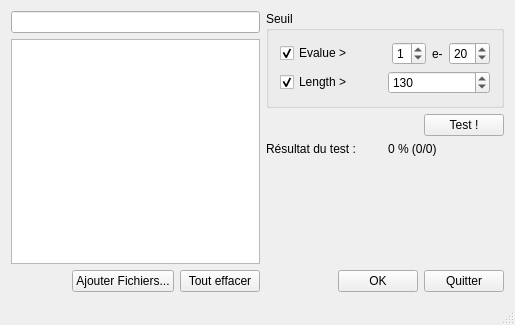
<?xml version="1.0" encoding="UTF-8"?>
<ui version="4.0">
 <class>MainWindow</class>
 <widget class="QMainWindow" name="MainWindow">
  <property name="geometry">
   <rect>
    <x>0</x>
    <y>0</y>
    <width>515</width>
    <height>325</height>
   </rect>
  </property>
  <property name="windowTitle">
   <string>BioInfo Extracteur et Réorganisateur d'Echantillons</string>
  </property>
  <widget class="QWidget" name="centralWidget">
   <layout class="QGridLayout" name="gridLayout_2">
    <item row="0" column="0">
     <layout class="QVBoxLayout" name="verticalLayout_2">
      <item>
       <widget class="QLineEdit" name="lineDossier">
        <property name="readOnly">
         <bool>true</bool>
        </property>
       </widget>
      </item>
      <item>
       <widget class="QTableView" name="tableView"/>
      </item>
      <item>
       <layout class="QHBoxLayout" name="horizontalLayout_6">
        <item>
         <spacer name="horizontalSpacer_4">
          <property name="orientation">
           <enum>Qt::Horizontal</enum>
          </property>
          <property name="sizeHint" stdset="0">
           <size>
            <width>40</width>
            <height>20</height>
           </size>
          </property>
         </spacer>
        </item>
        <item>
         <widget class="QPushButton" name="boutonAjouterFichiers">
          <property name="text">
           <string>Ajouter Fichiers...</string>
          </property>
         </widget>
        </item>
        <item>
         <widget class="QPushButton" name="boutonEnleverFichiers">
          <property name="text">
           <string>Tout effacer</string>
          </property>
         </widget>
        </item>
       </layout>
      </item>
     </layout>
    </item>
    <item row="0" column="1">
     <layout class="QVBoxLayout" name="verticalLayout_3">
      <item>
       <widget class="QGroupBox" name="groupSeuil">
        <property name="title">
         <string>Seuil</string>
        </property>
        <layout class="QGridLayout" name="gridLayout">
         <item row="0" column="0">
          <layout class="QVBoxLayout" name="verticalLayout">
           <item>
            <layout class="QHBoxLayout" name="horizontalLayout">
             <item>
              <widget class="QCheckBox" name="checkBoxEvalue">
               <property name="text">
                <string>Evalue &gt;</string>
               </property>
               <property name="checked">
                <bool>true</bool>
               </property>
              </widget>
             </item>
             <item>
              <spacer name="horizontalSpacer_2">
               <property name="orientation">
                <enum>Qt::Horizontal</enum>
               </property>
               <property name="sizeHint" stdset="0">
                <size>
                 <width>40</width>
                 <height>20</height>
                </size>
               </property>
              </spacer>
             </item>
             <item>
              <widget class="QSpinBox" name="spinEvalueUnit">
               <property name="maximum">
                <number>9</number>
               </property>
               <property name="value">
                <number>1</number>
               </property>
              </widget>
             </item>
             <item>
              <widget class="QLabel" name="labelEvalue">
               <property name="text">
                <string>e-</string>
               </property>
              </widget>
             </item>
             <item>
              <widget class="QSpinBox" name="spinEvalueExp">
               <property name="minimum">
                <number>1</number>
               </property>
               <property name="value">
                <number>20</number>
               </property>
              </widget>
             </item>
            </layout>
           </item>
           <item>
            <layout class="QHBoxLayout" name="horizontalLayout_2">
             <item>
              <widget class="QCheckBox" name="checkBoxLength">
               <property name="text">
                <string>Length &gt;</string>
               </property>
               <property name="checked">
                <bool>true</bool>
               </property>
              </widget>
             </item>
             <item>
              <widget class="QSpinBox" name="spinLength">
               <property name="enabled">
                <bool>true</bool>
               </property>
               <property name="maximum">
                <number>300</number>
               </property>
               <property name="value">
                <number>130</number>
               </property>
              </widget>
             </item>
            </layout>
           </item>
          </layout>
         </item>
        </layout>
       </widget>
      </item>
      <item>
       <layout class="QHBoxLayout" name="horizontalLayout_5">
        <item>
         <spacer name="horizontalSpacer_3">
          <property name="orientation">
           <enum>Qt::Horizontal</enum>
          </property>
          <property name="sizeHint" stdset="0">
           <size>
            <width>40</width>
            <height>20</height>
           </size>
          </property>
         </spacer>
        </item>
        <item>
         <widget class="QPushButton" name="boutonTestLength">
          <property name="text">
           <string>Test !</string>
          </property>
         </widget>
        </item>
       </layout>
      </item>
      <item>
       <layout class="QHBoxLayout" name="horizontalLayout_3">
        <item>
         <widget class="QLabel" name="labelTexteResultat">
          <property name="text">
           <string>Résultat du test :</string>
          </property>
         </widget>
        </item>
        <item>
         <widget class="QLabel" name="labelPourcentage">
          <property name="text">
           <string>0 % (0/0)</string>
          </property>
         </widget>
        </item>
       </layout>
      </item>
      <item>
       <spacer name="verticalSpacer">
        <property name="orientation">
         <enum>Qt::Vertical</enum>
        </property>
        <property name="sizeHint" stdset="0">
         <size>
          <width>20</width>
          <height>40</height>
         </size>
        </property>
       </spacer>
      </item>
      <item>
       <layout class="QHBoxLayout" name="horizontalLayout_4">
        <item>
         <spacer name="horizontalSpacer">
          <property name="orientation">
           <enum>Qt::Horizontal</enum>
          </property>
          <property name="sizeHint" stdset="0">
           <size>
            <width>40</width>
            <height>20</height>
           </size>
          </property>
         </spacer>
        </item>
        <item>
         <widget class="QPushButton" name="boutonOk">
          <property name="text">
           <string>OK</string>
          </property>
         </widget>
        </item>
        <item>
         <widget class="QPushButton" name="boutonQuitter">
          <property name="text">
           <string>Quitter</string>
          </property>
         </widget>
        </item>
       </layout>
      </item>
     </layout>
    </item>
   </layout>
  </widget>
  <widget class="QStatusBar" name="statusBar"/>
 </widget>
 <layoutdefault spacing="6" margin="11"/>
 <resources/>
 <connections>
  <connection>
   <sender>boutonQuitter</sender>
   <signal>clicked()</signal>
   <receiver>MainWindow</receiver>
   <slot>close()</slot>
   <hints>
    <hint type="sourcelabel">
     <x>198</x>
     <y>125</y>
    </hint>
    <hint type="destinationlabel">
     <x>258</x>
     <y>156</y>
    </hint>
   </hints>
  </connection>
 </connections>
</ui>
